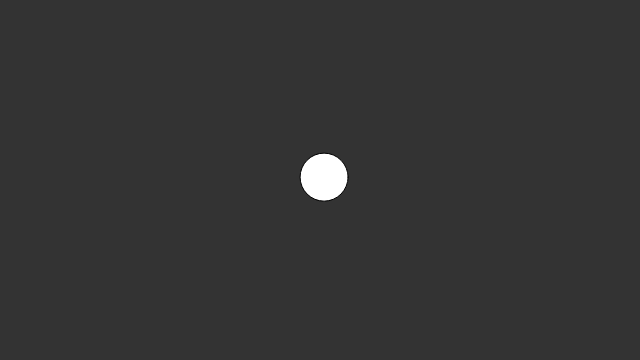
Frame 1 (no input)
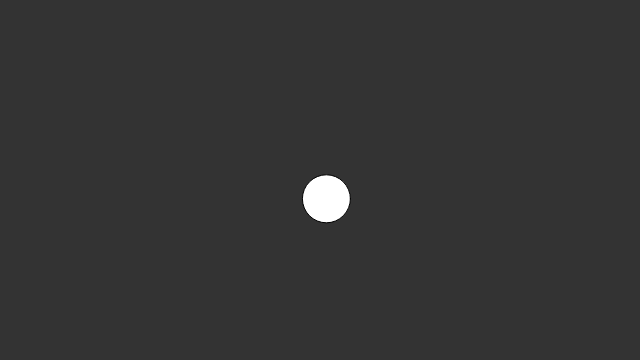
Frame 60 (no input)
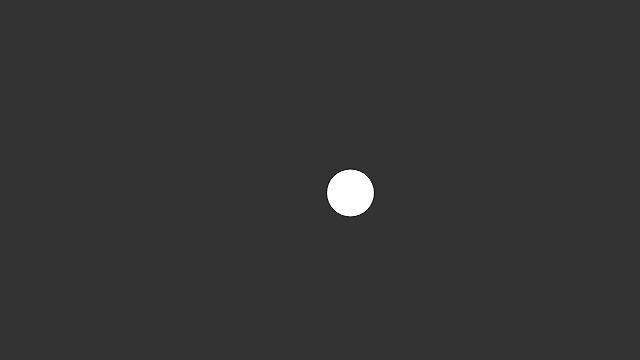
Frame 120 (the mouse pressed at the canvas centre since frame 60)

The p5.js sketch that drew these frames (run headless with seeded random() and noise() and a simulated clock; from frame 60 on, the mouse is pressed at the canvas centre):

// p5.js sketch
// ── sketch.js
let w;

function setup(){
  createCanvas(640, 360);
  w = new Walker();
}

function draw(){
  background(51);
  w.walk();
  w.display();
}

class Walker{
  constructor(){
    //walker 위치 vector
    this.pos = createVector(width/2, height/2);
  }
  walk(){
    //random vector
    // this.vel = createVector(random(-5, 5), random(-5, 5));
    this.vel = p5.Vector.random2D().mult(5);
    //walker 의 위치 vector update
    this.pos.add(this.vel);
  }
  display(){
    fill(255);
    ellipse(this.pos.x, this.pos.y, 48, 48);
  }
}
